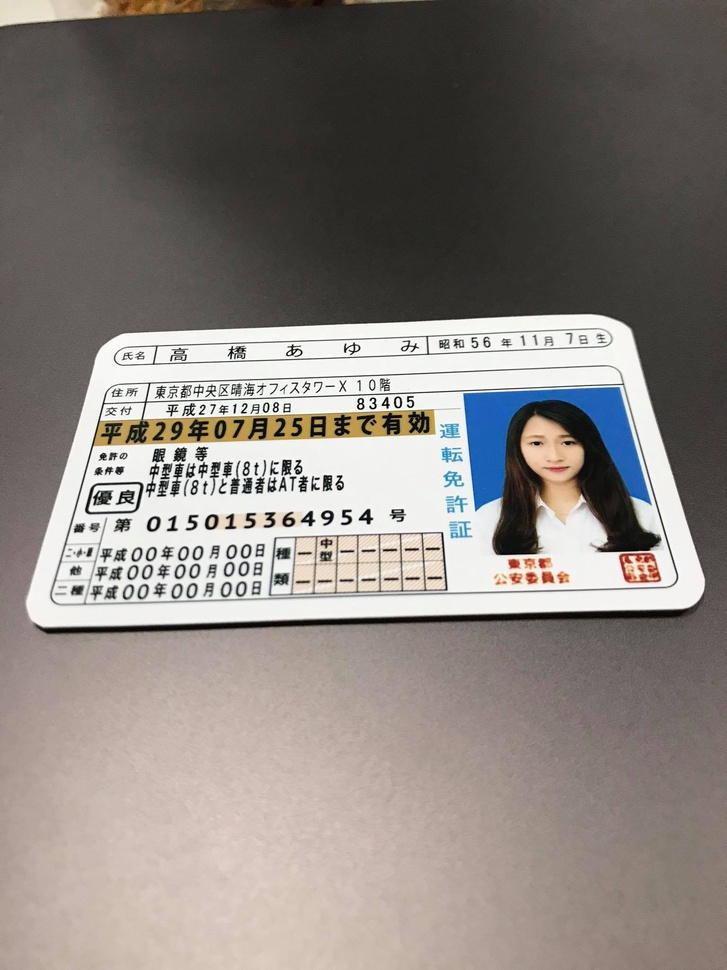
#> input picture card.jpg, 727 x 970 px, shrunk from 1536 x 2048 before the run
$ jupyter execute --allow-errors 'OpenCV - 4.ipynb'   (older library calls are emulated)
#> lines starting #> are read from the running program, lines starting #| are printed output that depends on the picture; after the words box and inside, x2 and y2 are one past the last pixel; in counts of white or black regions, pixels touching at a corner belong together
#> further down, img1 is the input picture: shape (970, 727, 3); mean B, G, R 125.4, 129.9, 136.4
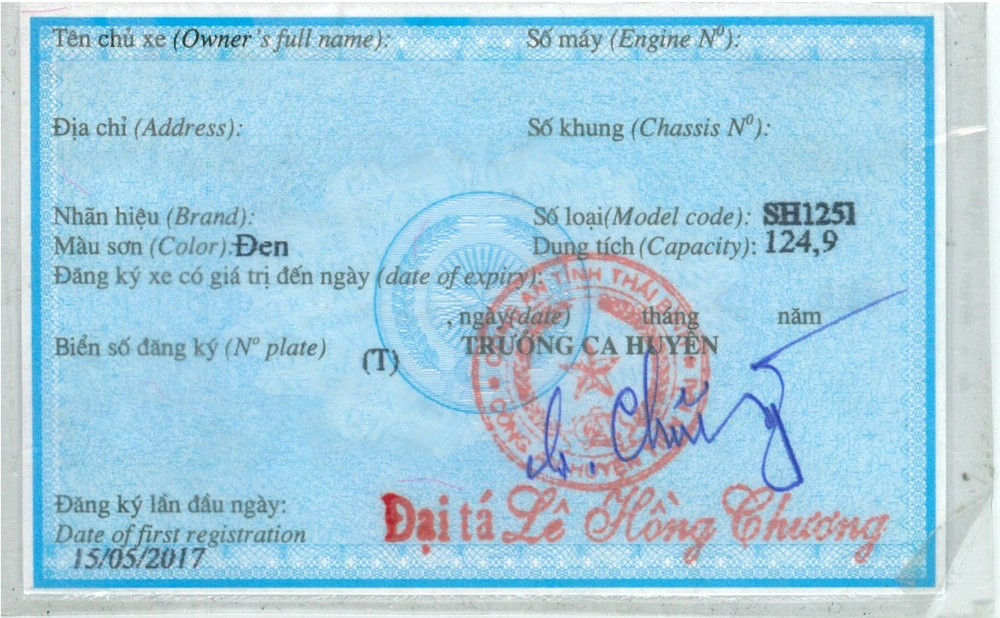
#> input picture id.jpg, 1000 x 618 px, shrunk from 2249 x 1389 before the run
#> further down, img2 is the input picture: shape (618, 1000, 3); mean B, G, R 222.4, 204, 164
[cell 1]
import cv2
import numpy as np
import sys
import os
import math
#import matplotlib.pyplot as plt

#Shapes image moments, contours area matching
#approximate, convexity defect, convex hull, solidity factor,
#image segmentation, Grab cut, graph cut GMMRF, watershed

[cell 2]
# Extract all the contours from the image
def get_all_contours(img):
    ref_gray = cv2.cvtColor(img, cv2.COLOR_BGR2GRAY)
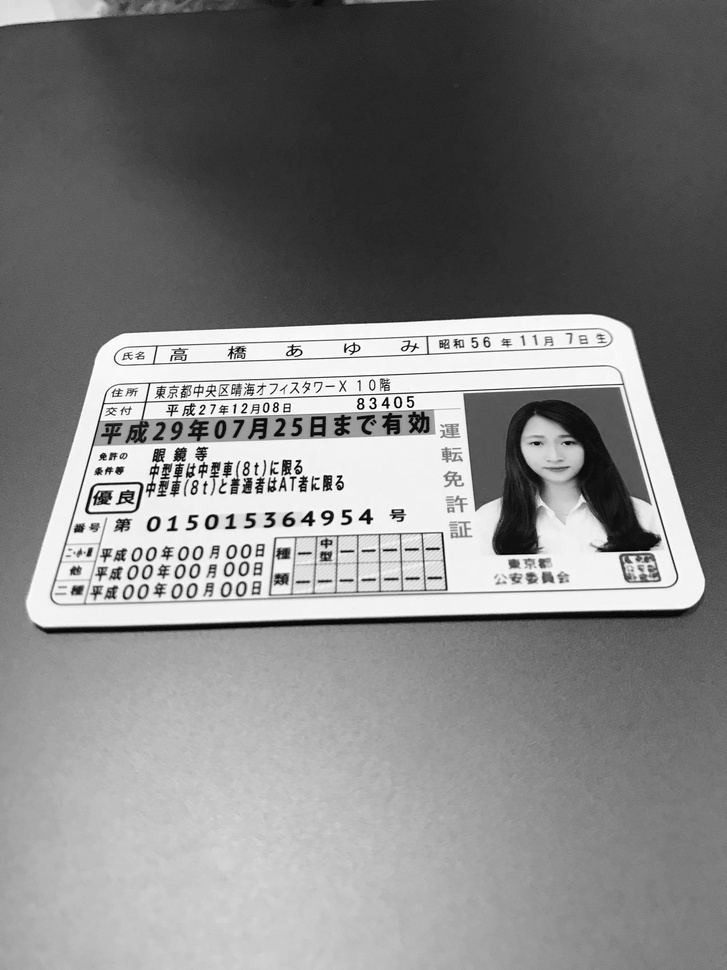
#> ref_gray: shape (970, 727); min 0, max 255, mean 131.4
    ret, thresh = cv2.threshold(ref_gray, 127, 255, 0)
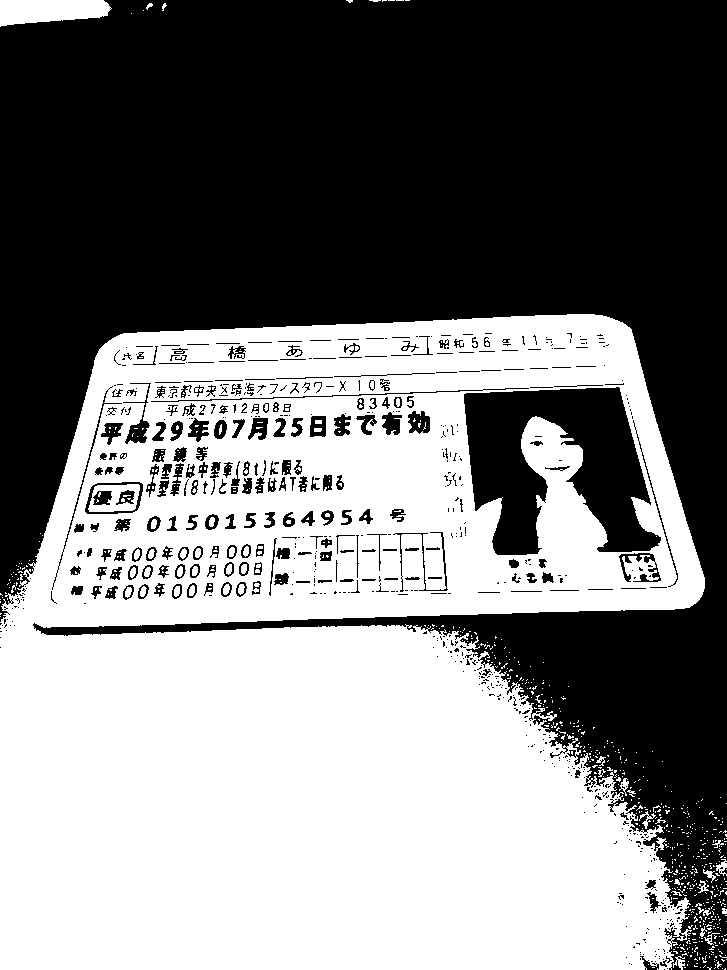
#> thresh: shape (970, 727); 49.7% white; 745 white regions (698 under 20 px)

# Find all the contours in the thresholded image. The values
# for the second and third parameters are restricted to a
# certain number of possible values.

    im2, contours, hierarchy = cv2.findContours(thresh.copy(), cv2.RETR_LIST, \
                                                cv2.CHAIN_APPROX_SIMPLE )
#> contours = 1715 contours, 1390 with area under 20; largest, box (x1, y1, x2, y2) and area: (0, 314, 705, 970) 381640, (463, 386, 662, 556) 20091, (0, 0, 112, 27) 2172, (84, 481, 144, 515) 1686, (88, 484, 140, 512) 1173
    return contours

# Extract reference contour from the image
def get_ref_contour(img):
    contours = get_all_contours(img)

# Extract the relevant contour based on area ratio. We use the
# area ratio because the main image boundary contour is
# extracted as well and we don't want that. This area ratio
# threshold will ensure that we only take the contour inside the image.

    for contour in contours:
        area = cv2.contourArea(contour)
        img_area = img.shape[0] * img.shape[1]
        if 0.1 < area/float(img_area) < 0.8:
            return contour
#> this loop made 1703 passes
#> area on passes 26, 40, 41: 39, 42, 24.5
#> `ref_contour = get_ref_contour(img1)`: ref_contour = contour of 1947 points, box (x1, y1, x2, y2) (0, 314, 705, 970), area 381640

#> (a cell that did not finish here is left out)

#> in get_all_contours (call 2), `ref_gray = cv2.cvtColor(img, cv2.COLOR_BGR2GRAY)`:
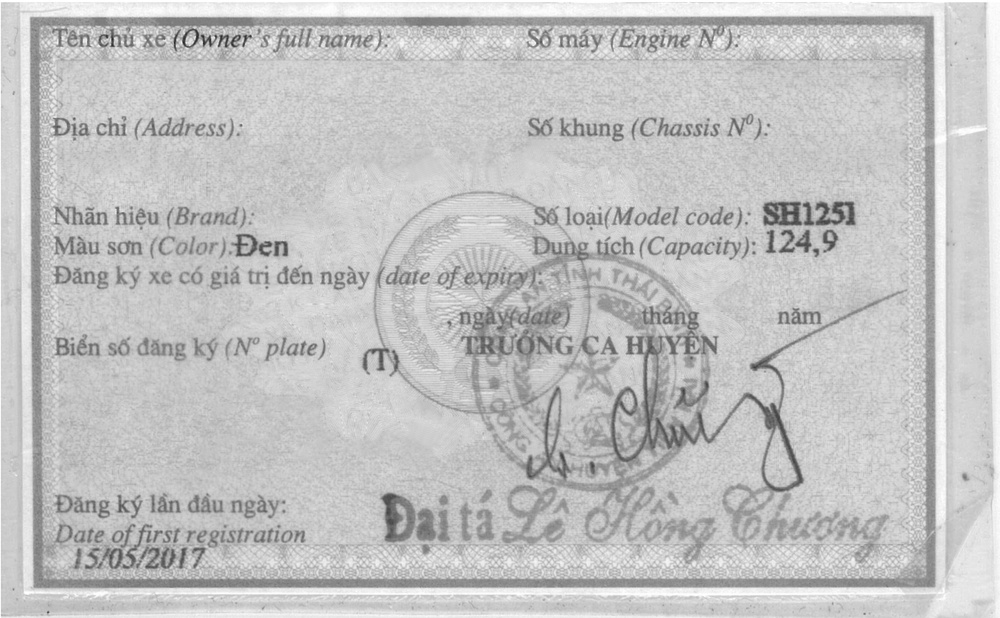
#> ref_gray: shape (618, 1000); min 34, max 255, mean 194.2
#> in get_all_contours (call 2), `ret, thresh = cv2.threshold(ref_gray, 127, 255, 0)`:
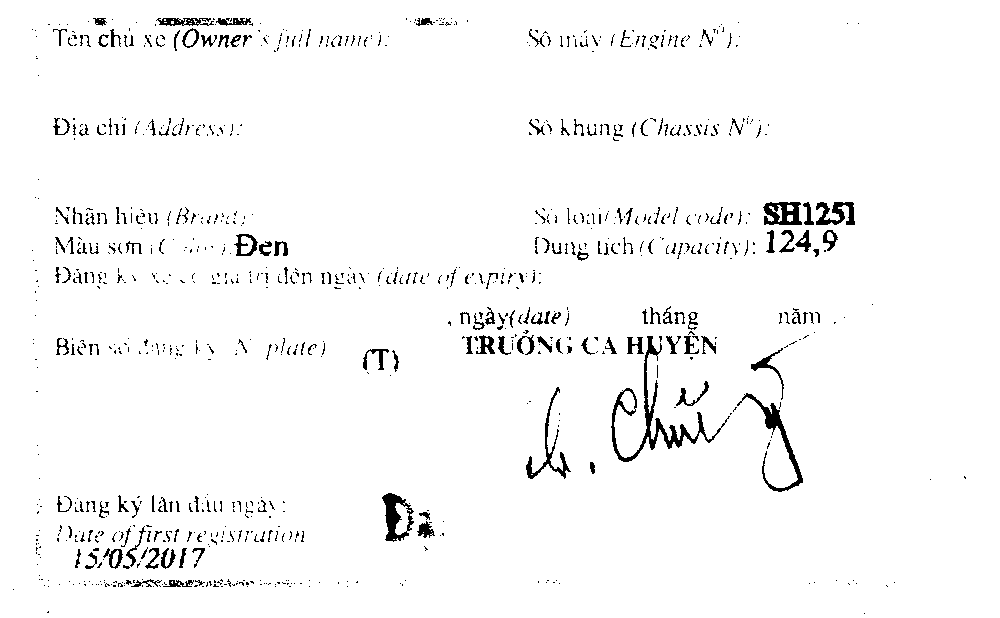
#> thresh: shape (618, 1000); 96.9% white; 950 black regions (747 under 20 px)
#> in get_all_contours (call 2), `im2, contours, hierarchy = cv2.findContours(thresh.copy(), cv2.RETR_LI..`: contours = 1265 contours, 949 with area under 20; largest, box (x1, y1, x2, y2) and area: (0, 0, 1000, 618) 616383, (610, 335, 722, 463) 2170, (741, 392, 804, 493) 1084, (381, 492, 415, 543) 865, (762, 201, 803, 226) 820
#> `input_contours = get_all_contours(img2)`: input_contours has the same summary as contours in get_all_contours
#> `cv2.drawContours(contour_img, input_contours, -1, color=(0,0,0), \ thi..`:
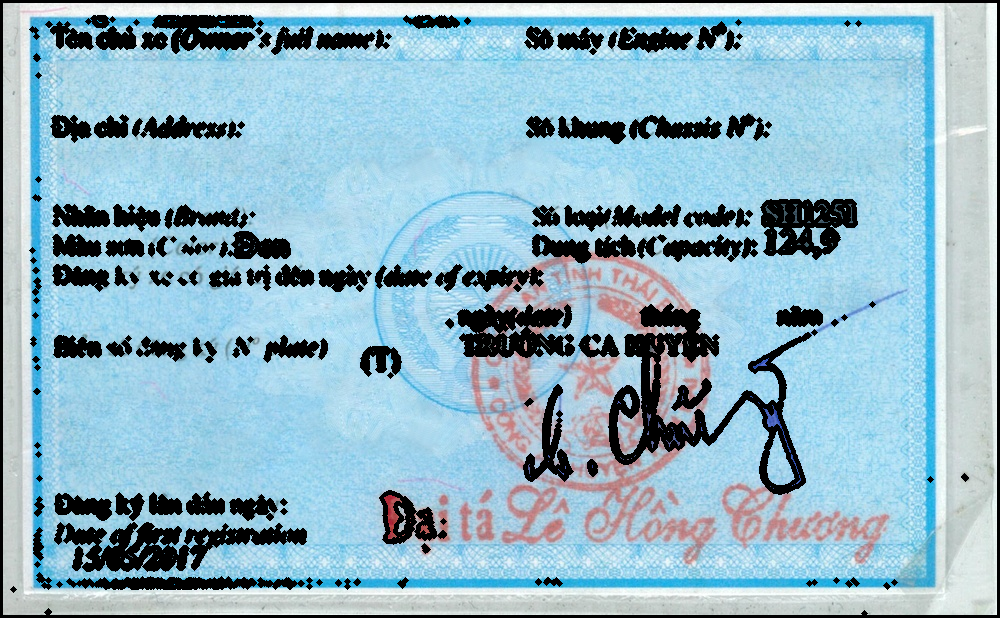
#> contour_img: shape (618, 1000, 3); 13.85% of pixels changed, all inside (x1, y1, x2, y2) = (0, 0, 1000, 618)

    contour_img = img2.copy()
    cv2.drawContours(contour_img, input_contours, -1, color=(0,0,0), \
                     thickness=3)
    cv2.imshow('Contours', contour_img)

    closest_contour = None
    min_dist = None
# Finding the closest contour
    for contour in input_contours:
# Matching the shapes and taking the closest one using
# Comparison method CV_CONTOURS_MATCH_I3 (second argument)
        ret = cv2.matchShapes(ref_contour, contour, 3, 0.0)
        print("Contour %d matchs in %f" % (i, ret))
        if min_dist is None or ret < min_dist:
            min_dist = ret
            closest_contour = contour

    cv2.drawContours(img2, [closest_contour], 0 , color=(0,0,0), thickness=3)
    cv2.imshow('Best Matching', img2)
    cv2.waitKey()
